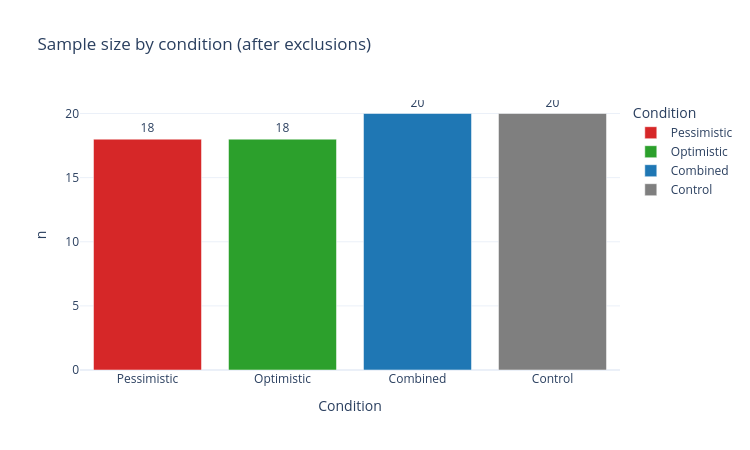

Notebook code cell kept with this figure:
### Code cell
# Sample composition plot
counts = df["Condition"].value_counts().reindex(CONDITION_ORDER).reset_index()
counts.columns = ["Condition", "n"]
fig = px.bar(counts, x="Condition", y="n", color="Condition",
             color_discrete_map=CONDITION_COLORS, text="n",
             title="Sample size by condition (after exclusions)")
fig.update_traces(textposition="outside")
show(fig, "00_sample_by_condition", w=750, h=450)

### Figure 1 — Plotly figure (JSON) as saved in the notebook; plotly's stock layout.template omitted (floating-point values rounded to 4 significant figures)
{"data": [{"hovertemplate": "Condition=%{x}<br>n=%{text}<extra></extra>", "legendgroup": "Pessimistic", "marker": {"color": "#d62728", "pattern": {"shape": ""}}, "name": "Pessimistic", "orientation": "v", "showlegend": true, "text": [18.0], "textposition": "outside", "type": "bar", "x": ["Pessimistic"], "xaxis": "x", "y": [18], "yaxis": "y"}, {"hovertemplate": "Condition=%{x}<br>n=%{text}<extra></extra>", "legendgroup": "Optimistic", "marker": {"color": "#2ca02c", "pattern": {"shape": ""}}, "name": "Optimistic", "orientation": "v", "showlegend": true, "text": [18.0], "textposition": "outside", "type": "bar", "x": ["Optimistic"], "xaxis": "x", "y": [18], "yaxis": "y"}, {"hovertemplate": "Condition=%{x}<br>n=%{text}<extra></extra>", "legendgroup": "Combined", "marker": {"color": "#1f77b4", "pattern": {"shape": ""}}, "name": "Combined", "orientation": "v", "showlegend": true, "text": [20.0], "textposition": "outside", "type": "bar", "x": ["Combined"], "xaxis": "x", "y": [20], "yaxis": "y"}, {"hovertemplate": "Condition=%{x}<br>n=%{text}<extra></extra>", "legendgroup": "Control", "marker": {"color": "#7f7f7f", "pattern": {"shape": ""}}, "name": "Control", "orientation": "v", "showlegend": true, "text": [20.0], "textposition": "outside", "type": "bar", "x": ["Control"], "xaxis": "x", "y": [20], "yaxis": "y"}], "layout": {"barmode": "relative", "height": 450, "legend": {"title": {"text": "Condition"}, "tracegroupgap": 0}, "title": {"text": "Sample size by condition (after exclusions)"}, "width": 750, "xaxis": {"anchor": "y", "categoryarray": ["Pessimistic", "Optimistic", "Combined", "Control"], "categoryorder": "array", "domain": [0, 1], "title": {"text": "Condition"}}, "yaxis": {"anchor": "x", "domain": [0, 1], "title": {"text": "n"}}}}
